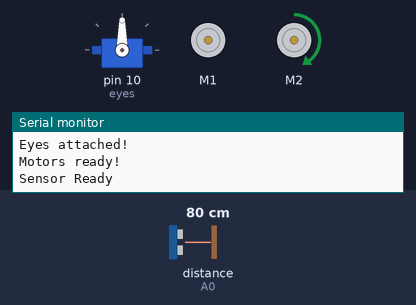
Bench run of a sketch on a simulated Arduino Uno, built with avr-gcc and run on an emulated ATmega328P. Shown: servo, 2 × DC motor (green arrow = forward, orange = backward, longer = faster), the last lines printed to the serial monitor. Wiring (inferred from the names in the program): ultrasonic range finder: trigger A1; echo A0. The inputs (shaded band) are chosen by the test bench; at power-on: distance to the obstacle (sensor on A0) 80 cm. The echo pulse lasts 58.3 µs per cm.

Above: at 1.2 s.
1.3 s: distance to the obstacle (sensor on A0) set to 22 cm
4.3 s: distance to the obstacle (sensor on A0) set to 19 cm
At 5.5 s:
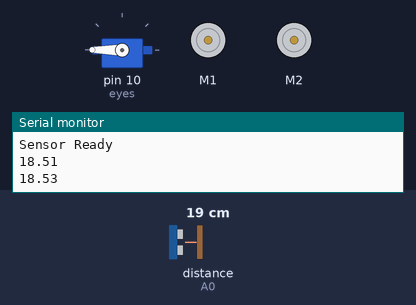
7.3 s: distance to the obstacle (sensor on A0) set to 35 cm
At 7.9 s:
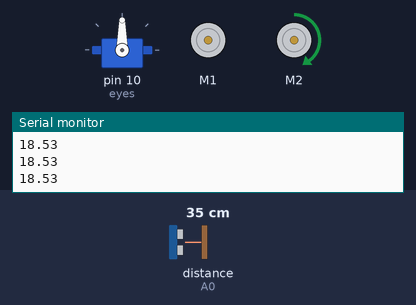
10.3 s: distance to the obstacle (sensor on A0) set to 2 cm
At 12.3 s:
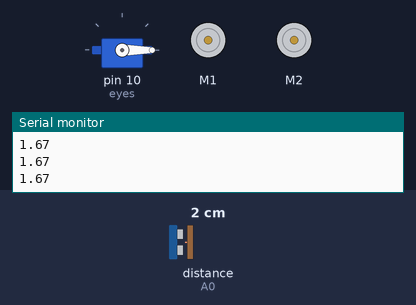
Timing chart, 0 to 14.3 s (numbered marks = the images above; inputs shaded):
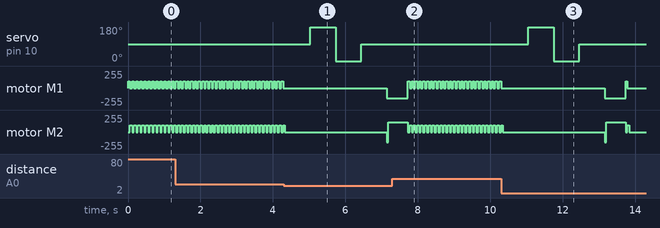

Measured:
- the behaviour switches between 21 and 20 cm on distance to the obstacle (sensor on A0) (found by bisection; images 0 and 1)
- after the input at 4.3 s, servo on pin 10 (eyes): 90° → 180° after 0.73 s, → 0° 0.70 s later, → 90° 0.70 s later
- after the input at 7.3 s, servo on pin 10 (eyes): stays 90° (without the input it goes to 180° after 1.2 s)
- after the input at 10.3 s, servo on pin 10 (eyes): 90° → 180° after 0.75 s, → 0° 0.70 s later, → 90° 0.70 s later

The sketch:

eyesRobot.ino
```cpp
#include <Servo.h>
#include <AFMotor.h>

//Vars for Servo and Motors
Servo eyes;

AF_DCMotor lm(1);
AF_DCMotor rm(2);

//Vars for sensor
const int trigPin = A1;
const int echoPin = A0;
long duration;
int distanceCm, distanceInch;

void setup() {
  Serial.begin(9600);
  eyes.attach(10);
  Serial.println("Eyes attached!");

  lm.setSpeed(0);
  rm.setSpeed(0);

  lm.run(FORWARD);
  rm.run(FORWARD);
  Serial.println("Motors ready!");

  //Sensor pinout
  pinMode(trigPin, OUTPUT);
  pinMode(echoPin, INPUT);
  Serial.println("Sensor Ready");
}

double leftDist;
double midDist;
double rightDist;
double wallDist = 20;     //threshold for detecting 'in front of me'

double trigger;           //value to trigger lookAll-think-act
int brain[] = {0, 0, 0};  //logic based on wall distances
String thought = "";

int qTime = 265;          //time for left and right turns to be 90 degrees
int fTime = 250;          //time for moving forward
int bTime = 50;           //time for moving backward            --maybe i shouldn't hard code these

void loop() {
  meander();
  trigger = scanDistance();
  scanDistance();
  if(trigger < wallDist){
    lookAll();
    think();
    act();
  }
}

void meander(){
  lm.run(FORWARD);
  rm.run(FORWARD);
  lm.setSpeed(100);
  rm.setSpeed(0);
  delay(bTime);
  lm.run(FORWARD);
  rm.run(FORWARD);
  lm.setSpeed(0);
  rm.setSpeed(100);
  delay(bTime);
}

void think() {
  if (!brain[0] && !brain[1] && !brain[2]) {    //000 no walls around me
    thought = "000";
  }
  else if (!brain[0] && !brain[1] && brain[2]) { //001 wall on right
    thought = "001";
  }
  else if (!brain[0] && brain[1] && !brain[2]) { //010 wall on left
    thought = "010";
  }
  else if (!brain[0] && brain[1] && brain[2]) { //011
    thought = "011";
  }
  else if (brain[0] && !brain[1] && !brain[2]) { //100 wall in front
    thought = "100";
  }
  else if (brain[0] && !brain[1] && brain[2]) { //101
    thought = "101";
  }
  else if (brain[0] && brain[1] && !brain[2]) { //110
    thought = "110";
  }
  else if (brain[0] && brain[1] && brain[2]) {  //111 walls all around me! (should go back)
    thought = "111";
  }
  else {                                        //I didn't account for this >.<
    eyes.write(0);                              //shakes head in confusion
    eyes.write(180);
    eyes.write(0);
    eyes.write(180);
    eyes.write(0);
    eyes.write(180);
    eyes.write(0);
    exit(0);
  }
}

void act() {
  if (thought.equals("000")) {
    fd();
    delay(fTime);
    sp();
  }
  else if (thought.equals("001")) {
    fd();
    delay(fTime);
    sp();
  }
  else if (thought.equals("010")) {
    fd();
    delay(fTime);
    sp();
  }
  else if (thought.equals("011")) {
    fd();
    delay(fTime);
    sp();
  }
  else if (thought.equals("100")) {
    bd();
    delay(bTime);
    rt();                         //we should at least make this better since it has a choice
    delay(qTime);
    sp();
  }
  else if (thought.equals("101")) {
    bd();
    delay(bTime);
    lt();
    delay(qTime);
    sp();
  }
  else if (thought.equals("110")) {
    bd();
    delay(bTime);
    rt();
    delay(qTime);
    sp();
  }
  else if (thought.equals("111")) {
    bd();
    delay(bTime);
    sp();
    lt();
    delay(qTime);
    delay(qTime);
    sp();
  }
  else {                                        //I didn't account for this >.<
    eyes.write(45);                              //shakes head in confusion
    eyes.write(135);
    eyes.write(45);
    eyes.write(135);
    eyes.write(45);
    eyes.write(135);
    eyes.write(45);
    exit(0);
  }
}

void lookAll() {
  sp();
  lookForward();
  lookLeft();
  lookRight();
  lookForward();
}

void lookRight() {
  //Look right
  eyes.write(0);
  delay(200);
  rightDist = scanDistance();
  if (rightDist < wallDist) {
    brain[2] = 1;             //wall to the right
  } else {
    brain[2] = 0;             //no wall to the right
  }
  Serial.println(rightDist);
  delay(500);
}
void lookLeft() {
  //Look left
  eyes.write(180);
  delay(200);
  leftDist = scanDistance();
  if (leftDist < wallDist) {
    brain[1] = 1;             //wall to the left
  } else {
    brain[1] = 0;             //no wall to the left
  }
  Serial.println(leftDist);
  delay(500);
}
void lookForward() {
  //Look forward!
  eyes.write(90);
  delay(200);
  midDist = scanDistance();
  if (midDist < wallDist) {
    brain[0] = 1;             //wall in front
  } else {
    brain[0] = 0;             //no wall in front
  }
  Serial.println(midDist);
  delay(500);
}

double scanDistance() {
  digitalWrite(trigPin, LOW);
  delayMicroseconds(2);

  digitalWrite(trigPin, HIGH);
  delayMicroseconds(10);

  digitalWrite(trigPin, LOW);
  duration = pulseIn(echoPin, HIGH);

  return duration * 0.034 / 2;  //inches vs cm
  //return duration*0.0133/2;
}

int f = FORWARD;
int b = BACKWARD;

void fd() {
  lm.run(f);
  rm.run(f);
  lm.setSpeed(150);
  rm.setSpeed(150);
}

void bd() {
  lm.run(b);
  rm.run(b);
  lm.setSpeed(150);
  rm.setSpeed(150);
}

void lt() {
  lm.run(b);
  rm.run(f);
  lm.setSpeed(150);
  rm.setSpeed(150);
}

void rt() {
  lm.run(f);
  rm.run(b);
  lm.setSpeed(150);
  rm.setSpeed(150);
}

void sp() {
  lm.setSpeed(0);
  rm.setSpeed(0);
}
```
